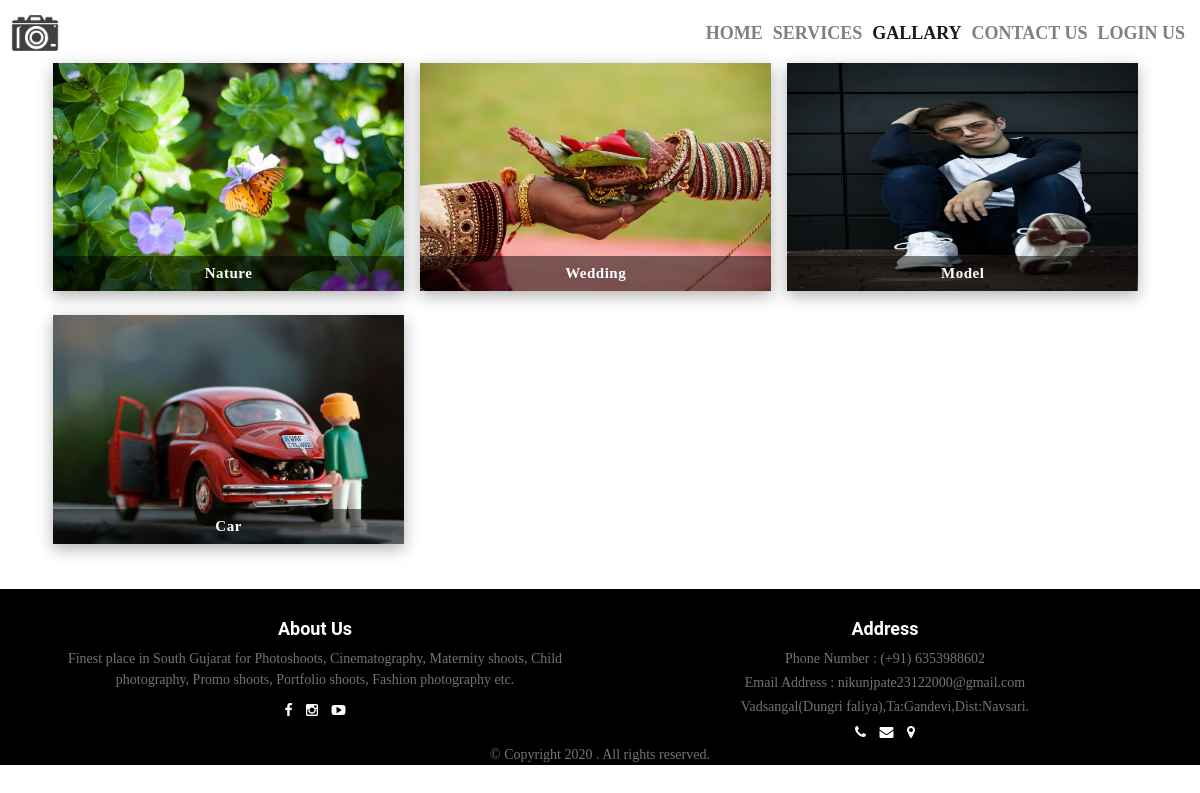
Screenshot of /gallary.php with the database file from the repository.
### tables this page shows
CREATE TABLE IF NOT EXISTS `gallery` (
  `gallery_id` int(11) NOT NULL AUTO_INCREMENT,
  `album_id` int(11) DEFAULT NULL,
  `gallery` text,
  PRIMARY KEY (`gallery_id`),
  KEY `album_id` (`album_id`)
);

CREATE TABLE IF NOT EXISTS `addalbum` (
  `album_id` int(11) NOT NULL AUTO_INCREMENT,
  `album_name` varchar(50) DEFAULT NULL,
  PRIMARY KEY (`album_id`)
);

### gallary.php (the view, shortened to what this page needs)
<?php
include "menu.php";
require 'connect.php';
?>
    <link href="admin/assets/css/combine.css" rel="stylesheet">
<div class="container text-center">
    <section id="gallery">
                <div class="">
                    <div class="demo-gallery">
                        <?php
                  $query_select="select * from gallery,addalbum where addalbum.album_id=gallery.album_id group by gallery.album_id";
                  $result_select=mysqli_query($con,$query_select);
                  if(!$result_select)
                  {
                    die(mysqli_error($con));
                  }
                  else
                  {
                    $c=1;
                    while($fetch_assoc=mysqli_fetch_assoc($result_select))
                    {
                      ?>
                                    <ul class="row list-unstyled row-slim-7 col-md-3 responsive" style="float:left;" id="lightgallery1<?php echo $c; ?>">
                                      <?php
                          $query_image="select * from gallery,addalbum where addalbum.album_id=gallery.album_id and gallery.album_id='$fetch_assoc[album_id]'";
                          $result_image=mysqli_query($con,$query_image);
                          if(!$result_image)
                          {
                            die(mysqli_error($con));
                          }
                          else
                          {
                            $count=1;
                            while($fetch_image=mysqli_fetch_assoc($result_image))
                            {
                              ?>
                                                    <li class="col-xs-6 col-md-12 col-slim-7 col-sm-4 <?php if($count!=1){ echo "disp-none"; } ?>" data-src="admin/uploads/<?php echo $fetch_image["gallery"]; ?>">
                                                        <a href="#" class="thumbnail">
                                                            <span>
                                                                <img class="img-responsive" alt="" data-src="admin/uploads/<?php echo $fetch_image["gallery"]; ?>" >
                                                            </span>
                                                        </a>
                                                        <?php
                                  if($count==1)
                                  {
                                ?>
                                                        <div class="gallery-heading">
                                                            <p style="color:#fff; line-height:25px; text-align:center; font-size:15px; font-weight:600; letter-spacing:0.5px; margin-bottom:0;"><?php echo $fetch_image["album_name"]; ?></p>
                                                        </div>
                                                        <?php
                                  }
                                ?>
                                                    </li>
                                                    <?php
                              $count++;
                            }
                          }
                        ?>
                                    </ul>
                                    <?php
                      $c++;
                    }
                  }
                ?>
                    </div>
                </div>
            </section>
</div>
<?php
include "footer.php";
?>

### assets/css/main.css (style rules this page uses)
* { font-family:Berlin Sans FB; margin:0; padding: 0; }

### gallary.php (style rules this page uses)
body { line-height: 1.5!important; }
@media (min-width: 768px) { .col-md-3 { max-width: 34.3333%; } }
@media (min-width: 992px) { .col-md-3 { width: 34.3333%!important; } }
.demo-gallery ul li { box-shadow: 0 5px 15px rgba(0,0,0,0.3); }
.thumbnail { padding: 0!important; border:none!important; }
.demo-gallery>ul>li .gallery-heading { opacity: 1!important; padding: 5px!important; right: 0!important; left: 0!important; }
.col-slim-7 { padding: 0!important; }

### rows the page displays
gallery: gallery (picture), album.album_name "Nature"
gallery: gallery (picture), album.album_name "Wedding"
gallery: gallery (picture), album.album_name "Model"
gallery: gallery (picture), album.album_name "Car"
